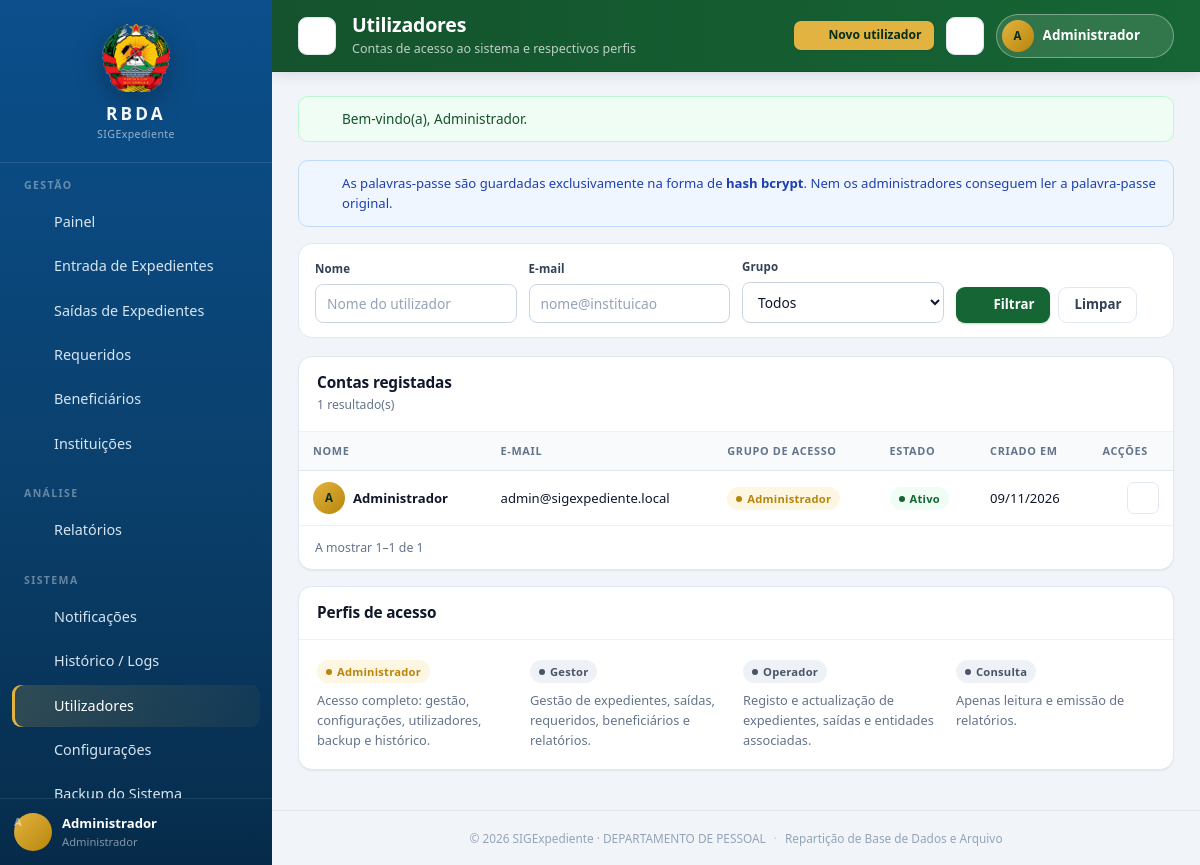
/usuarios.php (signed in), run on the app's committed database.
### tables this page shows
CREATE TABLE `usuarios` (
  `idusuario` int(11) NOT NULL AUTO_INCREMENT,
  `nume` varchar(50) NOT NULL COMMENT 'Nome do utilizador (nome original do modelo)',
  `email` varchar(50) NOT NULL,
  `senha` varchar(255) NOT NULL COMMENT '[AJUSTE] 255 para acomodar hash bcrypt',
  `grupo_acesso` varchar(20) NOT NULL DEFAULT 'Consulta',
  `reset_token` varchar(64) DEFAULT NULL COMMENT '[AJUSTE] recuperação de senha',
  `reset_expires` datetime DEFAULT NULL COMMENT '[AJUSTE] validade do token',
  `estado` varchar(10) NOT NULL DEFAULT 'Ativo' COMMENT '[AJUSTE] Ativo/Inativo',
  `criado_em` datetime NOT NULL DEFAULT CURRENT_TIMESTAMP COMMENT '[AJUSTE]',
  PRIMARY KEY (`idusuario`),
  UNIQUE KEY `uk_usuarios_email` (`email`)
);

### usuarios.php (the view, shortened to what the rows shown need)
<?php
require_once __DIR__ . '/includes/auth.php';
require_can('gerir_usuarios');
$nome = get('nome');
$email = get('email');
$grupo = get('grupo');
$where = [];
$params = [];
$whereSql = $where ? 'WHERE ' . implode(' AND ', $where) : '';
$count = db()->prepare("SELECT COUNT(*) FROM usuarios {$whereSql}");
$count->execute($params);
$total = (int) $count->fetchColumn();
$porPagina = max(5, (int) config_get('itens_por_pagina', '15'));
$p = pagination($total, $porPagina, get_int('pagina', 1), ['nome' => $nome, 'email' => $email, 'grupo' => $grupo]);
$stmt = db()->prepare("SELECT idusuario, nume, email, grupo_acesso, estado, criado_em FROM usuarios {$whereSql} ORDER BY nume ASC LIMIT {$p['por_pagina']} OFFSET {$p['offset']}");
$stmt->execute($params);
$linhas = $stmt->fetchAll();
$page_title = 'Utilizadores';
$page_actions = '<a class="btn btn-primary btn-sm" href="' . e(url('/usuario_form.php')) . '">' . svg_icon('user-plus', 'icon icon-sm') . ' Novo utilizador</a>';
require __DIR__ . '/includes/header.php';
?>
<div class="card">
    <div class="table-wrap">
        <table class="data">
            <thead>
                <tr>
                    <th>Nome</th>
                    <th>E-mail</th>
                    <th>Grupo de acesso</th>
                    <th>Estado</th>
                    <th>Criado em</th>
                    <th class="text-right">Acções</th>
                </tr>
            </thead>
            <tbody>
            <?php if (!$linhas): ?>
                <tr><td colspan="6"><div class="empty"><?= svg_icon('user') ?><h4>Nenhum utilizador encontrado</h4><p>Ajuste os filtros ou crie uma nova conta.</p></div></td></tr>
            <?php else: ?>
                <?php foreach ($linhas as $l): ?>
                    <tr>
                        <td>
                            <div class="flex-center">
                                <span class="avatar avatar-sm"><?= e(iniciais((string) $l['nume'])) ?></span>
                                <span class="cell-strong"><?= e($l['nume']) ?></span>
                            </div>
                        </td>
                        <td><?= e($l['email']) ?></td>
                        <td><span class="badge badge-<?= strtolower($l['grupo_acesso']) === 'administrador' ? 'gold' : 'neutral' ?>"><?= e($l['grupo_acesso']) ?></span></td>
                        <td><span class="badge badge-<?= strtolower($l['estado']) === 'ativo' ? 'ativo' : 'inativo' ?>"><?= e($l['estado']) ?></span></td>
                        <td class="nowrap"><?= e(data_pt((string) $l['criado_em'])) ?></td>
                        <td>
                            <div class="actions">
                                <a class="btn-icon" href="<?= e(url('/usuario_form.php?id=' . (int) $l['idusuario'])) ?>" title="Editar"><?= svg_icon('edit') ?></a>
                            </div>
                        </td>
                    </tr>
                <?php endforeach; ?>
            <?php endif; ?>
            </tbody>
        </table>
    </div>
</div>
<?php require __DIR__ . '/includes/footer.php'; ?>

### includes/header.php (shortened to what the rows shown need)
<?php
require_once __DIR__ . '/auth.php';
require_once __DIR__ . '/icons.php';
$u = current_user();
$page_title = $page_title ?? 'Painel';
?>
<!doctype html>
<html lang="pt">
<head>
    <link rel="stylesheet" href="<?= e(url('/assets/css/style.css')) ?>">
</head>
<body>
<div class="app-shell">
    <aside class="sidebar" id="sidebar" aria-label="Navegação principal">
        <div class="sidebar-footer">
            <div class="sidebar-user">
                <span class="avatar"><?= e(iniciais((string) $u['nume'])) ?></span>
                <div>
                    <strong><?= e($u['nume']) ?></strong>
                    <span><?= e($u['grupo_acesso']) ?></span>
                </div>
            </div>
        </div>
    </aside>
    <div class="main-area">
        <header class="topbar">
            <div class="topbar-title">
                <h1><?= e($page_title) ?></h1>
            </div>
            <div class="topbar-actions">
                <details class="user-menu">
                    <summary>
                        <span class="avatar avatar-sm"><?= e(iniciais((string) $u['nume'])) ?></span>
                        <span class="user-menu-name"><?= e($u['nume']) ?></span>
                        <?= svg_icon('chevron', 'icon icon-sm') ?>
                    </summary>
                </details>
            </div>
        </header>
        <main class="content" id="conteudo">

### includes/icons.php (shortened to what the rows shown need)
<?php
function svg_icon(string $nome, string $classe = 'icon'): string
{
    $d = $paths[$nome] ?? $paths['file'];
    return '<svg class="' . e($classe) . '" viewBox="0 0 24 24" fill="none" stroke="currentColor" '
        . 'stroke-width="1.8" stroke-linecap="round" stroke-linejoin="round" aria-hidden="true">'
        . $d . '</svg>';
}

### data on the page
usuarios: nume "A", nume "Administrador", grupo_acesso "Administrador", email "admin@sigexpediente.local", estado "Ativo", criado_em "09/11/2026"

### other printed values
$appNome "SIGExpediente"
$grupo "GESTÃO"
$label "Painel"
$label "Entrada de Expedientes"
$label "Saídas de Expedientes"
$label "Requeridos"
$label "Beneficiários"
$label "Instituições"
$grupo "ANÁLISE"
$label "Relatórios"
$grupo "SISTEMA"
$label "Notificações"
$label "Histórico / Logs"
$label "Utilizadores"
$label "Configurações"
